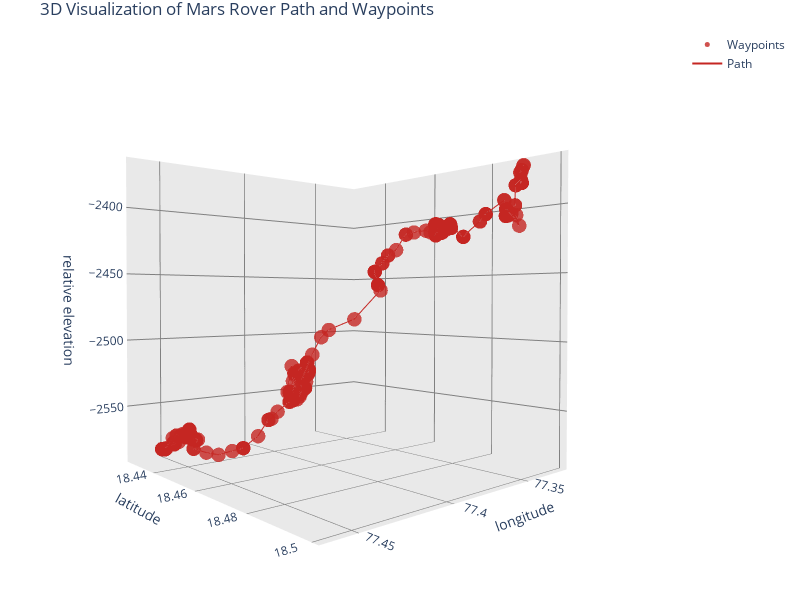

Source (notebook cell):
### Code cell
import plotly.graph_objects as go

# Assuming points_gdf is your GeoDataFrame containing the rover's waypoints
# and it includes columns for 'geometry.x' (longitude), 'geometry.y' (latitude),
# and 'elev_geoid' (elevation relative to the Martian geoid)

# Setup for the 3D scatter plot (waypoints)
scatter = go.Scatter3d(
    x=points_gdf.geometry.x,
    y=points_gdf.geometry.y,
    z=points_gdf["elev_geoid"],  # Elevation
    mode="markers",  # Use 'markers' for waypoints, 'lines' for paths, or 'markers+lines' for both
    marker=dict(
        size=5,  # Marker size
        color="#c52622",  # Marker color
        opacity=0.8,  # Marker opacity
    ),
    name="Waypoints",  # Legend entry
)

# Setup for the 3D line plot (path)
line = go.Scatter3d(
    x=points_gdf.geometry.x,
    y=points_gdf.geometry.y,
    z=points_gdf["elev_geoid"],  # Elevation
    mode="lines",
    line=dict(color="#c52622", width=2),  # Line color  # Line width
    name="Path",  # Legend entry
)

# Combining both the scatter and line plots
fig = go.Figure(data=[scatter, line])

# Updating the layout of the figure
fig.update_layout(
    title="3D Visualization of Mars Rover Path and Waypoints",
    scene=dict(
        xaxis_title="longitude",
        yaxis_title="latitude",
        zaxis_title="relative elevation",
        # Customizing the background, grid and axis colors
        xaxis=dict(
            backgroundcolor="#e9e9e9",
            gridcolor="gray",
            showbackground=True,
            zerolinecolor="gray",
        ),
        yaxis=dict(
            backgroundcolor="#e9e9e9",
            gridcolor="gray",
            showbackground=True,
            zerolinecolor="gray",
        ),
        zaxis=dict(
            backgroundcolor="#e9e9e9",
            gridcolor="gray",
            showbackground=True,
            zerolinecolor="gray",
        ),
    ),
    width=800,  # Width of the figure
    height=600,  # Height of the figure
    margin=dict(r=10, l=10, b=10, t=30),  # Margins around the figure
)

# Show the figure
fig.show()

### Figure 1 — Plotly figure (JSON) as saved in the notebook; plotly's stock layout.template omitted (floating-point values rounded to 4 significant figures; data arrays with more than 128 entries replaced by an {"elided": "..."} marker saying what was removed)
{"data": [{"marker": {"color": "#c52622", "opacity": 0.8, "size": 5}, "mode": "markers", "name": "Waypoints", "type": "scatter3d", "x": {"elided": "494 float values"}, "y": {"elided": "494 float values"}, "z": {"elided": "494 float values"}}, {"line": {"color": "#c52622", "width": 2}, "mode": "lines", "name": "Path", "type": "scatter3d", "x": {"elided": "494 float values"}, "y": {"elided": "494 float values"}, "z": {"elided": "494 float values"}}], "layout": {"height": 600, "margin": {"b": 10, "l": 10, "r": 10, "t": 30}, "scene": {"aspectmode": "auto", "aspectratio": {"x": 1, "y": 1, "z": 1}, "camera": {"center": {"x": 0, "y": 0, "z": 0}, "eye": {"x": 1.418, "y": 1.636, "z": 0.03509}, "projection": {"type": "perspective"}, "up": {"x": 0, "y": 0, "z": 1}}, "xaxis": {"backgroundcolor": "#e9e9e9", "gridcolor": "gray", "showbackground": true, "title": {"text": "longitude"}, "type": "linear", "zerolinecolor": "gray"}, "yaxis": {"backgroundcolor": "#e9e9e9", "gridcolor": "gray", "showbackground": true, "title": {"text": "latitude"}, "type": "linear", "zerolinecolor": "gray"}, "zaxis": {"backgroundcolor": "#e9e9e9", "gridcolor": "gray", "showbackground": true, "title": {"text": "relative elevation"}, "type": "linear", "zerolinecolor": "gray"}}, "title": {"text": "3D Visualization of Mars Rover Path and Waypoints"}, "width": 800}}
